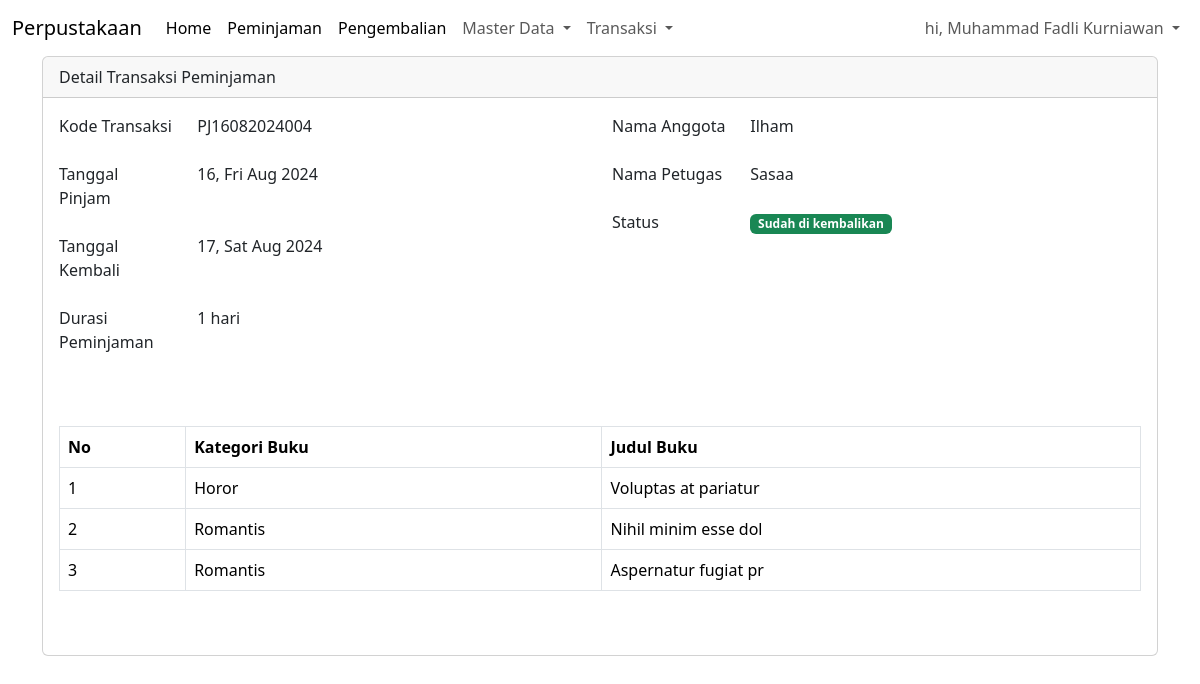
Page /index.php?pg=tambah-peminjaman&detail=4 (signed in) on the committed database.
### tables this page shows
CREATE TABLE `peminjaman` (
  `id` int(11) NOT NULL,
  `id_anggota` int(11) NOT NULL,
  `id_user` int(11) NOT NULL,
  `kode_transaksi` varchar(30) NOT NULL,
  `tgl_pinjam` date NOT NULL,
  `tgl_kembali` date NOT NULL,
  `status` tinyint(1) NOT NULL,
  `created_at` timestamp NOT NULL DEFAULT current_timestamp() ON UPDATE current_timestamp(),
  `updated_at` timestamp NOT NULL DEFAULT current_timestamp() ON UPDATE current_timestamp(),
  `deleted_at` tinyint(1) NOT NULL DEFAULT 0
);

CREATE TABLE `anggota` (
  `id` int(11) NOT NULL,
  `nama_lengkap` varchar(50) NOT NULL,
  `nisn` varchar(20) NOT NULL,
  `jenis_kelamin` enum('Laki - Laki','Perempuan') NOT NULL,
  `alamat` varchar(255) NOT NULL,
  `no_telp` varchar(13) NOT NULL,
  `created_at` timestamp NOT NULL DEFAULT current_timestamp(),
  `updated_at` timestamp NOT NULL DEFAULT current_timestamp() ON UPDATE current_timestamp()
);

CREATE TABLE `user` (
  `id` int(11) NOT NULL,
  `id_level` int(11) NOT NULL,
  `nama_lengkap` varchar(50) NOT NULL,
  `email` varchar(50) NOT NULL,
  `password` varchar(100) NOT NULL,
  `created_at` timestamp NOT NULL DEFAULT current_timestamp(),
  `updated_at` timestamp NOT NULL DEFAULT current_timestamp() ON UPDATE current_timestamp()
);

CREATE TABLE `detail_peminjam` (
  `id` int(11) NOT NULL,
  `id_peminjaman` int(11) NOT NULL,
  `id_buku` int(11) NOT NULL,
  `id_kategori` int(11) NOT NULL
);

CREATE TABLE `kategori` (
  `id` int(11) NOT NULL,
  `nama_kategori` varchar(50) NOT NULL,
  `keterangan` text NOT NULL,
  `created_at` timestamp NOT NULL DEFAULT current_timestamp(),
  `updated_at` timestamp NOT NULL DEFAULT current_timestamp() ON UPDATE current_timestamp()
);

CREATE TABLE `buku` (
  `id` int(11) NOT NULL,
  `id_kategori` int(11) NOT NULL,
  `judul` varchar(50) NOT NULL,
  `jumlah` int(11) NOT NULL,
  `penerbit` varchar(50) NOT NULL,
  `tahun_terbit` varchar(5) NOT NULL,
  `penulis` varchar(50) NOT NULL,
  `created_at` timestamp NOT NULL DEFAULT current_timestamp(),
  `updated_at` timestamp NOT NULL DEFAULT current_timestamp() ON UPDATE current_timestamp()
);

### content/tambah-peminjaman.php (the view, shortened to what this page needs)
<?php
if (isset($_GET['detail'])) {
    $id = $_GET['detail'];
    $detail = mysqli_query($koneksi,  "SELECT anggota.nama_lengkap as nama_anggota ,peminjaman.*,user.nama_lengkap
          FROM peminjaman
          LEFT JOIN anggota ON anggota.id=peminjaman.id_anggota
          LEFT JOIN user ON user.id = peminjaman.id_user
          WHERE peminjaman.id = '$id'");
    $rowDetail = mysqli_fetch_assoc($detail);
    $getDetaiBook = mysqli_query($koneksi, "SELECT * FROM detail_peminjam LEFT JOIN buku on buku.id = detail_peminjam.id_buku
     LEFT JOIN kategori on kategori.id = buku.id_kategori WHERE id_peminjaman = '$id' ");
    $tangga_pinjam = $rowDetail['tgl_pinjam'];
    $tangga_kembali = $rowDetail['tgl_kembali'];
    $date_pinjam = new DateTime($tangga_pinjam);
    $date_kembali = new DateTime($tangga_kembali);
    $interval = $date_pinjam->diff($date_kembali);
}
?>
<?php if (isset($_GET['detail'])): ?>
    <div class="container">
        <div class="col-sm-12">
            <div class="card">
                <div class="card-header">Detail Transaksi Peminjaman</div>
                <div class="card-body">
                    <div class="mb-3 row">
                        <div class="col-sm-6">
                            <div class="row mb-3">
                                <div class="col-sm-3">
                                    <label for="" class="form-label">Kode Transaksi</label>
                                </div>
                                <div class="col-sm-9">
                                    <?= $rowDetail['kode_transaksi'] ?>
                                </div>
                            </div>
                            <div class="row mb-3">
                                <div class="col-sm-3">
                                    <label for="" class="form-label">Tanggal Pinjam</label>
                                </div>
                                <div class="col-sm-9">
                                    <?= date("d, D M Y", strtotime($rowDetail['tgl_pinjam'])) ?>
                                </div>
                            </div>
                            <div class="row mb-3">
                                <div class="col-sm-3">
                                    <label for="" class="form-label">Tanggal Kembali</label>
                                </div>
                                <div class="col-sm-9">
                                    <?php echo date("d, D M Y", strtotime($rowDetail['tgl_kembali'])) ?>
                                </div>
                            </div>
                            <div class="row mb-3">
                                <div class="col-sm-3">
                                    <label for="" class="form-label">Durasi Peminjaman</label>
                                </div>
                                <div class="col-sm-9">
                                    <?= $interval->days ?> hari
                                </div>
                            </div>
                        </div>
                        <div class="col-sm-6">
                            <div class="row mb-3">
                                <div class="col-sm-3">
                                    <label for="" class="form-label">Nama Anggota</label>
                                </div>
                                <div class="col-sm-9">
                                    <?= $rowDetail['nama_anggota'] ?>
                                </div>
                            </div>
                            <div class="row mb-3">
                                <div class="col-sm-3">
                                    <label for="" class="form-label">Nama Petugas</label>
                                </div>
                                <div class="col-sm-9">
                                    <?= $rowDetail['nama_lengkap'] ?>
                                </div>
                            </div>
                            <div class="row mb-3">
                                <div class="col-sm-3">
                                    <label for="" class="form-label">Status</label>
                                </div>
                                <div class="col-sm-9">
                                    <?= getStatus($rowDetail['status']) ?>
                                </div>
                            </div>
                        </div>
                    </div>
                    <div class="mb-5 mt-5">
                        <table class="table table-bordered">
                            <thead>
                                <tr>
                                    <th>No</th>
                                    <th>Kategori Buku</th>
                                    <th>Judul Buku</th>
                                </tr>
                            </thead>
                            <tbody>
                                <?php $no = 1;
                                while ($rowDetailBook = mysqli_fetch_assoc($getDetaiBook)): ?>
                                    <tr>
                                        <td><?= $no++ ?></td>
                                        <td><?= $rowDetailBook['nama_kategori'] ?></td>
                                        <td><?= $rowDetailBook['judul'] ?></td>
                                    </tr>
                                <?php endwhile; ?>
                            </tbody>
                        </table>
                    </div>
                </div>
            </div>
        </div>
    </div>
    </div>
<?php endif; ?>

### rows in the picture
peminjaman: kode_transaksi "PJ16082024004", tgl_pinjam "16, Fri Aug 2024", tgl_kembali "17, Sat Aug 2024", tgl_pinjam+tgl_kembali "1", id_anggota.nama_lengkap "Ilham", id_user.nama_lengkap "Sasaa"
detail_peminjam: id_kategori.nama_kategori "Horor", id_buku.judul "Voluptas at pariatur"
detail_peminjam: id_kategori.nama_kategori "Romantis", id_buku.judul "Nihil minim esse dol"
detail_peminjam: id_kategori.nama_kategori "Romantis", id_buku.judul "Aspernatur fugiat pr"

### other values in the picture
$_SESSION['NAMA_LENGKAP'] "Muhammad Fadli Kurniawan"
